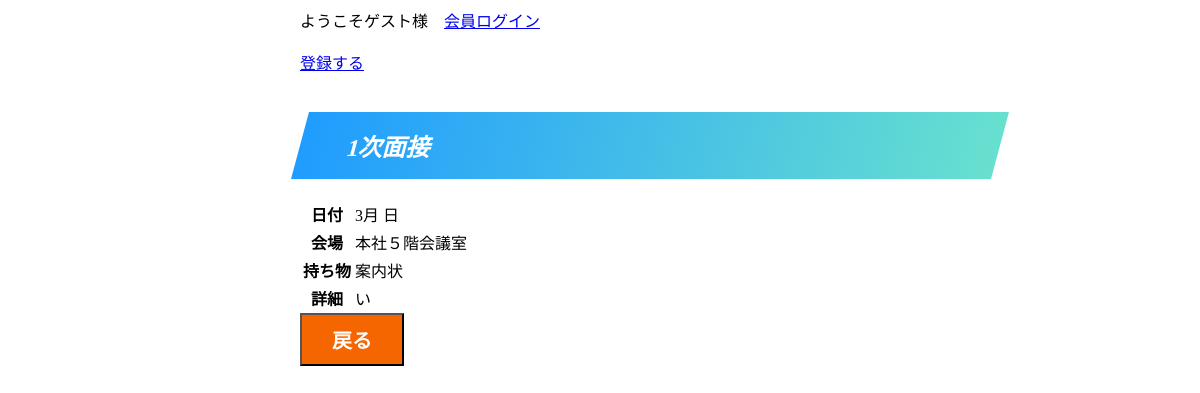
The page /shosai2.php on the database as committed earlier.
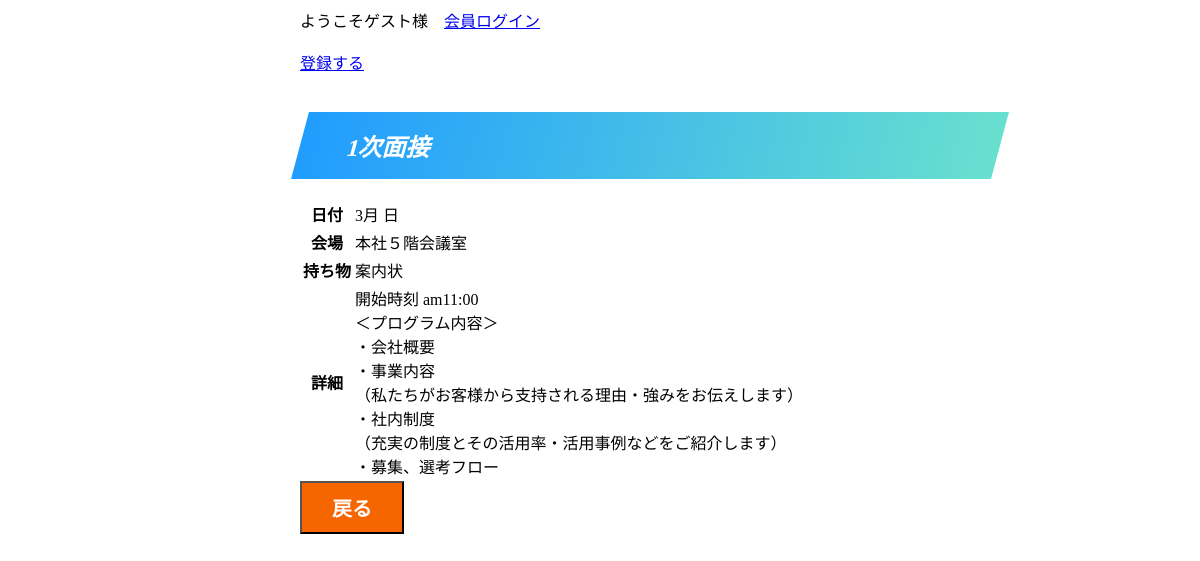
The same page on the database as committed later.
### tables this page shows
CREATE TABLE `setumeikai` (
  `code` int(11) NOT NULL,
  `kaijou` varchar(30) NOT NULL,
  `motimono` varchar(100) NOT NULL,
  `shousai` varchar(300) NOT NULL,
  `syurui` varchar(30) NOT NULL
);

### shosai2.php (the view, shortened to what this page needs)
<div class="log">
<?php
if(isset($_SESSION['member_login'])==false)
{
	print 'ようこそゲスト様　';
	print '<a href="member_login.html">会員ログイン</a><br />';
	print '<br />';
}
else
{
	print 'ようこそ　';
	print $_SESSION['member_name'];
	print ' 様　';
	print '<a href="member_logout.php">ログアウト</a><br />';
	print '<br />';
}
?>
<!DOCTYPE html>
<html lang="ja">
<head>
    <link rel="stylesheet" href="./css/style.css">
</head>
<body>
<?php
try
{
$dsn='mysql:dbname=yoyaku;host=localhost;charset=utf8';
$user='root';
$password='';
$dbh=new PDO($dsn,$user,$password);
$dbh->setAttribute(PDO::ATTR_ERRMODE,PDO::ERRMODE_EXCEPTION);
$sql='SELECT code,kaijou,motimono,shousai FROM setumeikai limit 1 offset 1';
$stmt=$dbh->prepare($sql);
$stmt->execute();
$rec=$stmt->fetch(PDO::FETCH_ASSOC);
$path1= $_GET['aaa'];
$pro_code=$rec['code'];
$pro_kaijou=$rec['kaijou'];
$pro_motimono=$rec['motimono'];
$pro_shousai=$rec['shousai'];
print '<a href="in.php?procode='.$pro_code.'&day='.$path1.'">登録する</a><br /><br />';
}
catch (Exception $e)
{
  print 'ただいま障害により大変ご迷惑をお掛けしております。';
  exit();
}
?>
    <h2>1次面接</h2>
    <table>
        <tr>
            <th>日付</th>
            <td>
                3月
                <?php
                    $path1= $_GET['aaa'];
                    print "${path1}日";
                ?>
            </td>
</tr>
<tr>
    <th>会場</th>
    <td>
        <?php
            print $pro_kaijou;
        ?>
    </td>
</tr>
<tr>
    <th>持ち物</th>
    <td>
        <?php
        print $pro_motimono;
        ?>
    </td>
</tr>
<tr>
    <th>詳細</th>
    <td>
    <?php
        print $pro_shousai;
    ?>
    </td>
</tr>
    </table>
    <form>
    <input type="button" class="btn-square" onclick="history.back()" value="戻る">
    </form>
</body>
</html>

Rows that differ between the two databases and show on the page:
changed setumeikai "本社５階会議室": shousai "い" → "開始時刻 am11:00 ＜プログラム内容＞ ・会社概要 ・事業内容 （私たちがお客様から支持される理由・強みをお伝えします） ・社内制度 （充実の制度とその活用率・活用事例などをご紹介します） ・募集、選考フロー"
